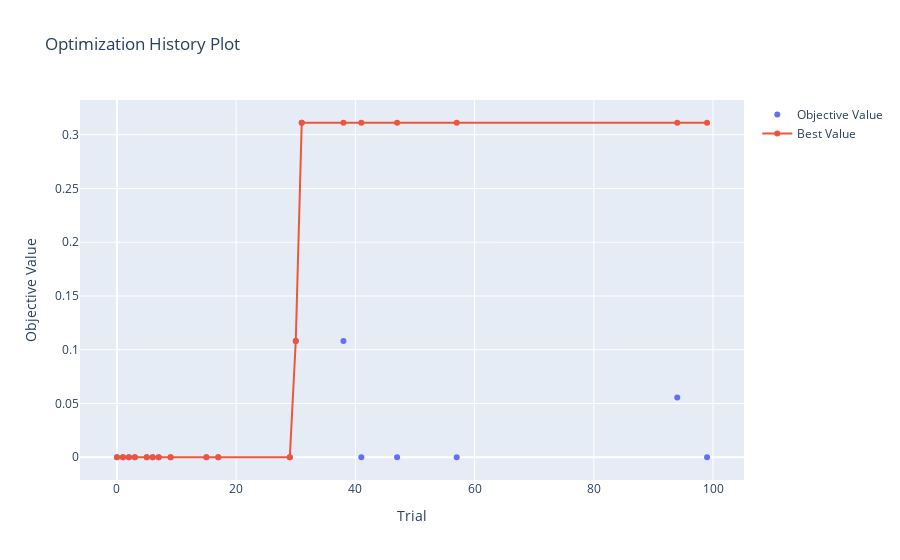

The notebook cell this image was saved under:
### Code cell
optuna.visualization.plot_optimization_history(study)

### Figure 1 — Plotly figure (JSON) as saved in the notebook; plotly's stock layout.template omitted (floating-point values rounded to 4 significant figures)
{"data": [{"mode": "markers", "name": "Objective Value", "type": "scatter", "x": [0, 1, 2, 3, 5, 6, 7, 9, 15, 17, 29, 30, 31, 38, 41, 47, 57, 94, 99], "y": [0, 0, 0, 0, 0, 0, 0, 0, 0, 0, 0, 0.1081, 0.3111, 0.1081, 0, 0, 0, 0.05556, 0]}, {"name": "Best Value", "type": "scatter", "x": [0, 1, 2, 3, 5, 6, 7, 9, 15, 17, 29, 30, 31, 38, 41, 47, 57, 94, 99], "y": [0, 0, 0, 0, 0, 0, 0, 0, 0, 0, 0, 0.1081, 0.3111, 0.3111, 0.3111, 0.3111, 0.3111, 0.3111, 0.3111]}], "layout": {"title": {"text": "Optimization History Plot"}, "xaxis": {"title": {"text": "Trial"}}, "yaxis": {"title": {"text": "Objective Value"}}}}
